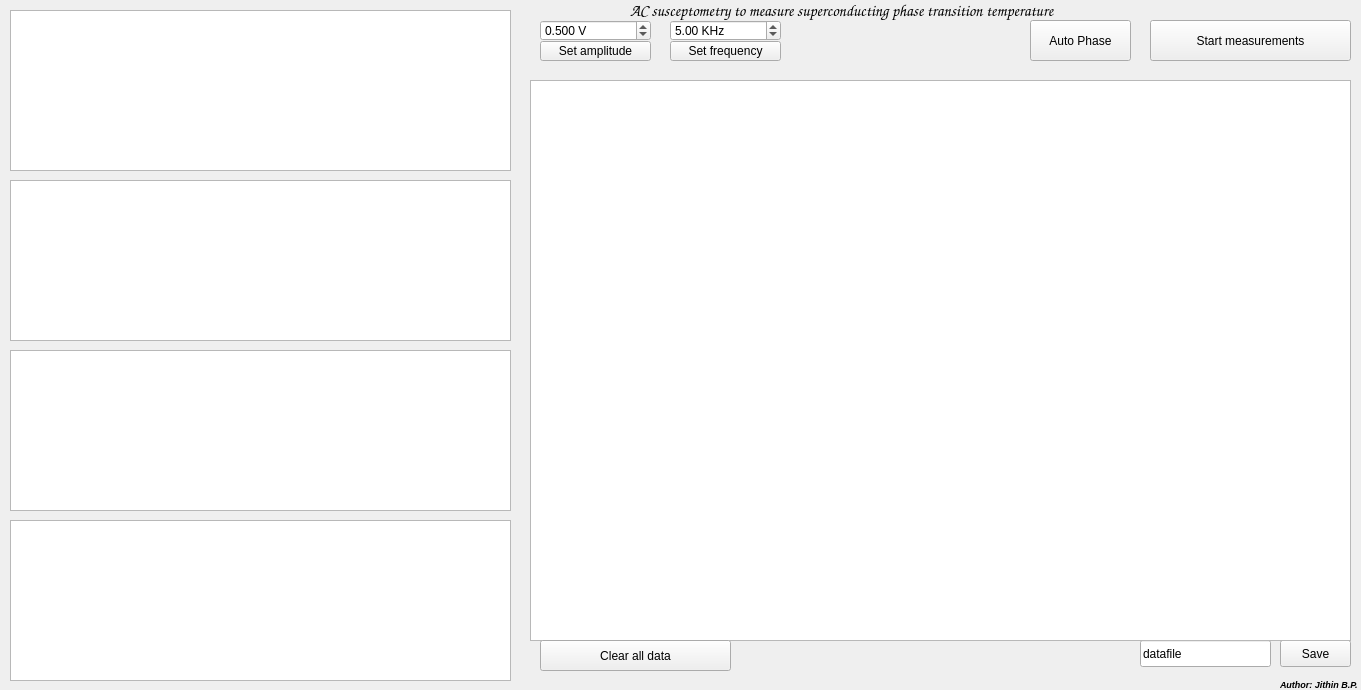
<?xml version="1.0" encoding="UTF-8"?>
<ui version="4.0">
 <class>MainWindow</class>
 <widget class="QMainWindow" name="MainWindow">
  <property name="geometry">
   <rect>
    <x>0</x>
    <y>0</y>
    <width>1361</width>
    <height>690</height>
   </rect>
  </property>
  <property name="mouseTracking">
   <bool>false</bool>
  </property>
  <property name="windowTitle">
   <string>AC susceptometry</string>
  </property>
  <property name="windowIcon">
   <iconset>
    <normaloff>../../../../../usr/share/pixmaps/cubeview48.png</normaloff>../../../../../usr/share/pixmaps/cubeview48.png</iconset>
  </property>
  <property name="windowOpacity">
   <double>1.000000000000000</double>
  </property>
  <property name="toolTip">
   <string/>
  </property>
  <property name="autoFillBackground">
   <bool>false</bool>
  </property>
  <property name="toolButtonStyle">
   <enum>Qt::ToolButtonIconOnly</enum>
  </property>
  <property name="tabShape">
   <enum>QTabWidget::Rounded</enum>
  </property>
  <widget class="QWidget" name="centralwidget">
   <widget class="QPushButton" name="init_button">
    <property name="geometry">
     <rect>
      <x>1150</x>
      <y>20</y>
      <width>201</width>
      <height>41</height>
     </rect>
    </property>
    <property name="text">
     <string>Start measurements</string>
    </property>
   </widget>
   <widget class="QLabel" name="label">
    <property name="geometry">
     <rect>
      <x>630</x>
      <y>0</y>
      <width>441</width>
      <height>21</height>
     </rect>
    </property>
    <property name="font">
     <font>
      <family>URW Chancery L</family>
      <pointsize>12</pointsize>
      <weight>75</weight>
      <italic>true</italic>
      <bold>true</bold>
     </font>
    </property>
    <property name="text">
     <string>AC susceptometry to measure superconducting phase transition temperature</string>
    </property>
   </widget>
   <widget class="PlotWidget" name="ygraph">
    <property name="geometry">
     <rect>
      <x>10</x>
      <y>180</y>
      <width>501</width>
      <height>161</height>
     </rect>
    </property>
   </widget>
   <widget class="QPushButton" name="Save_data">
    <property name="geometry">
     <rect>
      <x>1280</x>
      <y>640</y>
      <width>71</width>
      <height>27</height>
     </rect>
    </property>
    <property name="text">
     <string>Save</string>
    </property>
   </widget>
   <widget class="QLineEdit" name="filename">
    <property name="geometry">
     <rect>
      <x>1140</x>
      <y>640</y>
      <width>131</width>
      <height>27</height>
     </rect>
    </property>
    <property name="text">
     <string>datafile</string>
    </property>
   </widget>
   <widget class="PlotWidget" name="xgraph">
    <property name="geometry">
     <rect>
      <x>10</x>
      <y>10</y>
      <width>501</width>
      <height>161</height>
     </rect>
    </property>
   </widget>
   <widget class="PlotWidget" name="ampgraph">
    <property name="geometry">
     <rect>
      <x>10</x>
      <y>350</y>
      <width>501</width>
      <height>161</height>
     </rect>
    </property>
   </widget>
   <widget class="PlotWidget" name="phasegraph">
    <property name="geometry">
     <rect>
      <x>10</x>
      <y>520</y>
      <width>501</width>
      <height>161</height>
     </rect>
    </property>
   </widget>
   <widget class="QPushButton" name="auto_phase_button">
    <property name="geometry">
     <rect>
      <x>1030</x>
      <y>20</y>
      <width>101</width>
      <height>41</height>
     </rect>
    </property>
    <property name="text">
     <string>Auto Phase</string>
    </property>
   </widget>
   <widget class="QDoubleSpinBox" name="freq">
    <property name="geometry">
     <rect>
      <x>670</x>
      <y>20</y>
      <width>111</width>
      <height>21</height>
     </rect>
    </property>
    <property name="suffix">
     <string> KHz</string>
    </property>
    <property name="minimum">
     <double>0.100000000000000</double>
    </property>
    <property name="maximum">
     <double>100.000000000000000</double>
    </property>
    <property name="singleStep">
     <double>0.100000000000000</double>
    </property>
    <property name="value">
     <double>5.000000000000000</double>
    </property>
   </widget>
   <widget class="QPushButton" name="set_freq_button">
    <property name="geometry">
     <rect>
      <x>670</x>
      <y>41</y>
      <width>111</width>
      <height>20</height>
     </rect>
    </property>
    <property name="text">
     <string>Set frequency</string>
    </property>
   </widget>
   <widget class="PlotWidget" name="zoomgraph">
    <property name="geometry">
     <rect>
      <x>530</x>
      <y>80</y>
      <width>821</width>
      <height>561</height>
     </rect>
    </property>
   </widget>
   <widget class="QPushButton" name="cleardata">
    <property name="geometry">
     <rect>
      <x>540</x>
      <y>640</y>
      <width>191</width>
      <height>31</height>
     </rect>
    </property>
    <property name="text">
     <string>Clear all data</string>
    </property>
   </widget>
   <widget class="QPushButton" name="set_amp_button">
    <property name="geometry">
     <rect>
      <x>540</x>
      <y>41</y>
      <width>111</width>
      <height>20</height>
     </rect>
    </property>
    <property name="text">
     <string>Set amplitude</string>
    </property>
   </widget>
   <widget class="QDoubleSpinBox" name="amplitude">
    <property name="geometry">
     <rect>
      <x>540</x>
      <y>20</y>
      <width>111</width>
      <height>21</height>
     </rect>
    </property>
    <property name="suffix">
     <string> V</string>
    </property>
    <property name="decimals">
     <number>3</number>
    </property>
    <property name="minimum">
     <double>0.004000000000000</double>
    </property>
    <property name="maximum">
     <double>5.000000000000000</double>
    </property>
    <property name="singleStep">
     <double>0.002000000000000</double>
    </property>
    <property name="value">
     <double>0.500000000000000</double>
    </property>
   </widget>
   <widget class="QLabel" name="label_2">
    <property name="geometry">
     <rect>
      <x>1280</x>
      <y>669</y>
      <width>81</width>
      <height>31</height>
     </rect>
    </property>
    <property name="font">
     <font>
      <pointsize>7</pointsize>
      <weight>75</weight>
      <italic>true</italic>
      <bold>true</bold>
     </font>
    </property>
    <property name="text">
     <string>Author: Jithin B.P.</string>
    </property>
   </widget>
  </widget>
  <action name="actionSave_as">
   <property name="text">
    <string>Save as</string>
   </property>
  </action>
 </widget>
 <customwidgets>
  <customwidget>
   <class>PlotWidget</class>
   <extends>QGraphicsView</extends>
   <header>pyqtgraph.h</header>
  </customwidget>
 </customwidgets>
 <resources/>
 <connections>
  <connection>
   <sender>init_button</sender>
   <signal>clicked()</signal>
   <receiver>MainWindow</receiver>
   <slot>start_measuring()</slot>
   <hints>
    <hint type="sourcelabel">
     <x>1165</x>
     <y>50</y>
    </hint>
    <hint type="destinationlabel">
     <x>233</x>
     <y>73</y>
    </hint>
   </hints>
  </connection>
  <connection>
   <sender>auto_phase_button</sender>
   <signal>clicked()</signal>
   <receiver>MainWindow</receiver>
   <slot>autophase()</slot>
   <hints>
    <hint type="sourcelabel">
     <x>1113</x>
     <y>41</y>
    </hint>
    <hint type="destinationlabel">
     <x>601</x>
     <y>42</y>
    </hint>
   </hints>
  </connection>
  <connection>
   <sender>set_freq_button</sender>
   <signal>clicked()</signal>
   <receiver>MainWindow</receiver>
   <slot>set_frequency()</slot>
   <hints>
    <hint type="sourcelabel">
     <x>995</x>
     <y>47</y>
    </hint>
    <hint type="destinationlabel">
     <x>730</x>
     <y>34</y>
    </hint>
   </hints>
  </connection>
  <connection>
   <sender>cleardata</sender>
   <signal>clicked()</signal>
   <receiver>MainWindow</receiver>
   <slot>cleartraces()</slot>
   <hints>
    <hint type="sourcelabel">
     <x>1061</x>
     <y>680</y>
    </hint>
    <hint type="destinationlabel">
     <x>957</x>
     <y>689</y>
    </hint>
   </hints>
  </connection>
  <connection>
   <sender>Save_data</sender>
   <signal>clicked()</signal>
   <receiver>MainWindow</receiver>
   <slot>saveall()</slot>
   <hints>
    <hint type="sourcelabel">
     <x>697</x>
     <y>52</y>
    </hint>
    <hint type="destinationlabel">
     <x>765</x>
     <y>63</y>
    </hint>
   </hints>
  </connection>
  <connection>
   <sender>set_amp_button</sender>
   <signal>clicked()</signal>
   <receiver>MainWindow</receiver>
   <slot>set_amp()</slot>
   <hints>
    <hint type="sourcelabel">
     <x>849</x>
     <y>52</y>
    </hint>
    <hint type="destinationlabel">
     <x>862</x>
     <y>65</y>
    </hint>
   </hints>
  </connection>
 </connections>
 <slots>
  <slot>gogo()</slot>
  <slot>dat()</slot>
  <slot>start_measuring()</slot>
  <slot>read_buffer()</slot>
  <slot>dump_to_file()</slot>
  <slot>set_pulse_width()</slot>
  <slot>set_voltage_compliance()</slot>
  <slot>set_vc()</slot>
  <slot>toggle_state()</slot>
  <slot>byebye()</slot>
  <slot>set_pulse_stop()</slot>
  <slot>set_pulse_start()</slot>
  <slot>set_pulse_stepsize()</slot>
  <slot>autophase()</slot>
  <slot>set_frequency()</slot>
  <slot>cleartraces()</slot>
  <slot>saveall()</slot>
  <slot>set_amp()</slot>
 </slots>
</ui>
